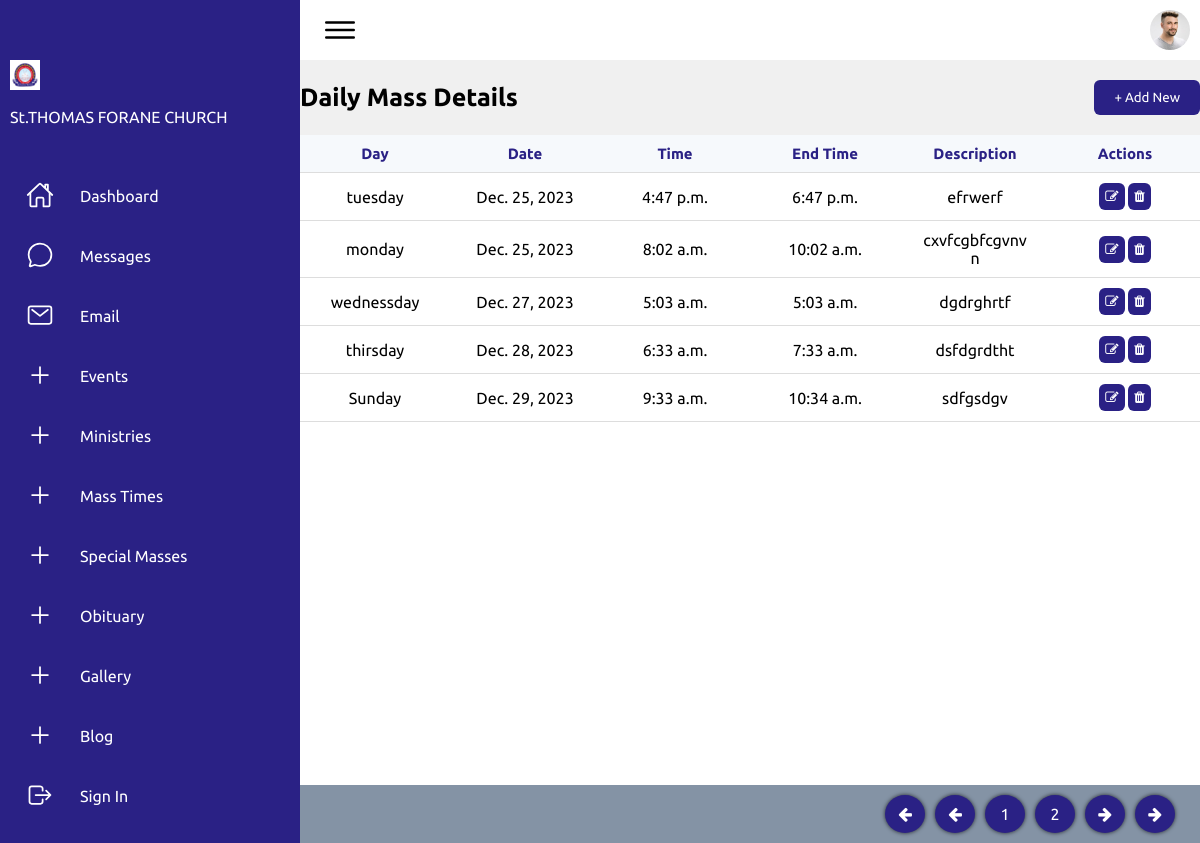
The page /admin_daily_mass_view on the database its author committed.
### church_app/models.py (models this page shows, shortened)
class Daily_Mass(models.Model):
    mass_days = models.CharField(max_length=100)
    mass_date = models.DateField()
    mass_time = models.TimeField()
    end_time  = models.TimeField()
    mass_description = models.CharField(max_length=1000)

### church_app/views.py (the view)
# urls.py: path('admin_daily_mass_view',views.admin_daily_mass_view,name='admin_daily_mass_view'),
def admin_daily_mass_view(request):
    mass_times = Daily_Mass.objects.all()
    return render(request,'admin_daily_mass_view.html',{'mass_times':mass_times})

### church_app/templates/admin_daily_mass_view.html (shortened to what this page needs)
<!DOCTYPE html>
<html lang="en">
{% load static %}
<head>
    <link rel="stylesheet" href="{% static 'assets/css/style.css' %}">
    <link rel="stylesheet" href="{% static 'css/font-awesome.min.css' %}">
</head>
<body>
    <div class="container">
        <div class="navigation">
            <ul>
                <li>
                    <a href="#">
                        <span class="icon">
                            <a href="" class="img-before"><img src="{% static 'images/admin-logo.png' %}" class="img-fluid" alt="Logo"></a><br>
                        </span>
                        <span class="title" style="color:white;">St.THOMAS FORANE CHURCH</span>
                    </a>
                </li>
                <li>
                    <a href="admin_dashboard">
                        <span class="icon">
                            <ion-icon name="home-outline"></ion-icon>
                        </span>
                        <span class="title">Dashboard</span>
                    </a>
                </li>
                <li>
                    <a href="#">
                        <span class="icon">
                            <ion-icon name="chatbubble-outline">
                            </ion-icon>
                        </span>
                        <span class="title">Messages</span>
                    </a>
                </li>
                <li>
                    <a href="#">
                        <span class="icon">
                           <ion-icon name="mail-outline"></ion-icon>
                        </span>
                        <span class="title">Email</span>
                    </a>
                </li>
                <li>
                        <a href="admin_event_view">
                            <span class="icon">
                                <ion-icon name="add-outline"></ion-icon>
                            </span>
                            <span class="title">Events</span>
                            <span class="icon">
                            </span>
                        </a>
                </li>
                <li>
                    <a href="admin_ministries_view">
                        <span class="icon">
                            <ion-icon name="add-outline"></ion-icon>
                        </span>
                        <span class="title">Ministries</span>
                    </a>
                </li>
                <li>
                    <a href="admin_daily_mass_view">
                        <span class="icon">
                            <ion-icon name="add-outline"></ion-icon>
                        </span>
                        <span class="title">Mass Times</span>
                    </a>
                </li>
                <li>
                    <a href="admin_special_mass_view">
                        <span class="icon">
                            <ion-icon name="add-outline"></ion-icon>
                        </span>
                        <span class="title">Special Masses</span>
                    </a>
                </li>
                <li>
                    <a href="admin_obituary_view">
                        <span class="icon">
                            <ion-icon name="add-outline"></ion-icon>
                        </span>
                        <span class="title">Obituary</span>
                    </a>
                </li>
                <li>
                    <a href="admin_gallery_view">
                        <span class="icon">
                            <ion-icon name="add-outline"></ion-icon>
                        </span>
                        <span class="title">Gallery</span>
                    </a>
                </li>
                <li>
                    <a href="admin_blog_view">
                        <span class="icon">
                            <ion-icon name="add-outline"></ion-icon>
                        </span>
                        <span class="title">Blog</span>
                    </a>
                </li>
                {% if user.is_authenticated %}
                <li>
                    <a href="logout_user">
                        <span class="icon">
                            <ion-icon name="log-out-outline"></ion-icon>
                        </span>
                        <span class="title">Sign Out</span>
                    </a>
                </li>
                {% else %}
                <li>
                    <a href="login_user">
                        <span class="icon">
                            <ion-icon name="log-out-outline"></ion-icon>
                        </span>
                        <span class="title">Sign In</span>
                    </a>
                </li>
                {% endif %}
            </ul>
        </div>
        <div class="main">
            <div class="topbar">
                <div class="toggle">
                    <ion-icon name="menu-outline"></ion-icon>
                </div>
                <div class="user">
                    <img src="{% static 'assets/imgs/customer01.jpg' %}" alt="">
                </div>
            </div>
            <div class="table-1">
                <div class="table-header">
                    <p><b>Daily Mass Details</b></p>
                    <a href="admin_add_mass_times"><button class="add_new">+ Add New</button></a>
                </div>
                <div class="table-section">
                    <table>
                        <thead>
                            <tr>
                                <th>Day</th>
                                <th>Date</th>
                                <th>Time</th>
                                <th>End Time</th>
                                <th>Description</th>
                                <th>Actions</th>
                            </tr>
                        </thead>
                        <tbody>
                        {% for daily_mass in mass_times %}
                            <tr>
                                <td>{{daily_mass.mass_days}}</td>
                                <td>{{daily_mass.mass_date}}</td>
                                <td>{{daily_mass.mass_time}}</td>
                                <td>{{daily_mass.end_time}}</td>
                                <td>{{daily_mass.mass_description}}</td>
                                <td>
                                    <a href="{% url 'admin_update_mass_times' daily_mass.id  %}"><button><i class="fa fa-pencil-square-o" aria-hidden="true"></i> </button></a>
                                    <a href="{% url 'admin_delete_mass_times' daily_mass.id  %}"><button><i class="fa fa-trash" aria-hidden="true"></i></button></a>
                                </td>
                            </tr>
                        {% endfor %}
                        </tbody>
                    </table>
                </div>
                <div class="pagination">
                    <div><i class="fa fa-arrow-left" aria-hidden="true"></i></div>
                    <div><i class="fa fa-arrow-left" aria-hidden="true"></i></div>
                    <div>1</div>
                    <div>2</div>
                    <div><i class="fa fa-arrow-right" aria-hidden="true"></i></div>
                    <div><i class="fa fa-arrow-right" aria-hidden="true"></i></div>
                </div>
            </div>
        </div>
    </div>
</body>
</html>

### church_app/static/assets/css/style.css (style rules this page uses)
* { font-family: "Ubuntu", sans-serif; margin: 0; padding: 0; box-sizing: border-box; }
:root { --blue: #2a2185; --white: #fff; --gray: #f5f5f5; --black1: #222; --black2: #999; }
body { min-height: 100vh; overflow-x: hidden; align-items:center; justify-content:center; height:100vh; }
.container { position: relative; width: 100%; }
.navigation { position: fixed; width: 300px; height: 100%; background: var(--blue); border-left: 10px solid var(--blue); transition: 0.5s; overflow: hidden; }
.navigation ul { position: absolute; top: 0; left: 0; width: 100%; }
.navigation ul li { position: relative; width: 100%; list-style: none; border-top-left-radius: 30px; border-bottom-left-radius: 30px; }
.navigation ul li:nth-child(1) { margin-bottom: 40px; pointer-events: none; }
.navigation ul li a { position: relative; display: block; width: 100%; display: flex; text-decoration: none; color: var(--white); }
.navigation ul li a .icon { position: relative; display: block; min-width: 60px; height: 60px; line-height: 75px; text-align: center; }
.navigation ul li a .icon ion-icon { font-size: 1.75rem; }
.navigation ul li a .title { position: relative; display: block; padding: 0 10px; height: 60px; line-height: 60px; text-align: start; white-space: nowrap; }
.main { position: absolute; width: calc(100% - 300px); left: 300px; min-height: 100vh; background: var(--white); transition: 0.5s; }
.topbar { width: 100%; height: 60px; display: flex; justify-content: space-between; align-items: center; padding: 0 10px; }
.toggle { position: relative; width: 60px; height: 60px; display: flex; justify-content: center; align-items: center; font-size: 2.5rem; cursor: pointer; }
.user { position: relative; width: 40px; height: 40px; border-radius: 50%; overflow: hidden; cursor: pointer; }
.user img { position: absolute; top: 0; left: 0; width: 100%; height: 100%; object-fit: cover; }
.table-1 { width:100%; }
.table-header { display:flex; justify-content:space-between; align-items:center; padding:20px 0; background-color:blue; }

### church_app/templates/admin_daily_mass_view.html (style rules this page uses)
.table-1 { width:100%; }
.table-header { display:flex; justify-content:space-between; align-items:center; padding:20px 0; background-color:rgb(240,240,240); flex:wrap; }
.table-header p { color:#000000; font-size:25px; }
.add_new { padding:10px 20px; color:#ffffff; background-color:#2a2185; }
button { outline:none; border:none; border-radius:6px; cursor:pointer; padding:6px; color:#ffffff; }
td button:nth-child(1) { background-color:#2a2185; }
.table-section { height:650px; overflow:auto; }
table { width:100%; table-layout:fixed; min-width:900px; border-collapse:collapse; }
thead th { position:sticky; top:0; background-color:#f6f9fc; color:#2a2185; font-size:15px; }
th,td { border-bottom:1px solid #dddddd; padding:10px 20px; word-break:break-all; text-align:center; }
.pagination { display:flex; justify-content:flex-end; width:100%; padding:10px 20px; background:#8493a5; }
.pagination div { padding:10px; border:2px solid #d5d0d0 height:40px; width:40px; border-radius:100%; display:flex; justify-content:center; align-items:center; background-color:#2a2185; color:#ffffff; box-shadow:0px 0px 4px 0px rgba(0,0,0,0.75); margin:0 5px; cursor:pointer; }

### rows shown on the page
Daily_Mass: mass_days "tuesday", mass_date "Dec. 25, 2023", mass_time "4:47 p.m.", end_time "6:47 p.m.", mass_description "efrwerf"
Daily_Mass: mass_days "monday", mass_date "Dec. 25, 2023", mass_time "8:02 a.m.", end_time "10:02 a.m.", mass_description "cxvfcgbfcgvnvn"
Daily_Mass: mass_days "wednessday", mass_date "Dec. 27, 2023", mass_time "5:03 a.m.", end_time "5:03 a.m.", mass_description "dgdrghrtf"
Daily_Mass: mass_days "thirsday", mass_date "Dec. 28, 2023", mass_time "6:33 a.m.", end_time "7:33 a.m.", mass_description "dsfdgrdtht"
Daily_Mass: mass_days "Sunday", mass_date "Dec. 29, 2023", mass_time "9:33 a.m.", end_time "10:34 a.m.", mass_description "sdfgsdgv"
